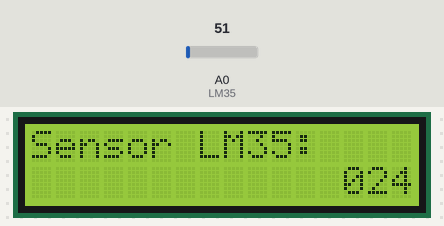
Recording of a sketch running on a simulated Arduino Uno, built with avr-gcc and run on an emulated ATmega328P. Parts: 16×2 character LCD. Inputs (shaded band) come from the test bench; at power-on: A0 (LM35) = 51.

Above: at 1.2 s.
1.3 s: A0 (LM35) set to 61
At 2.0 s:
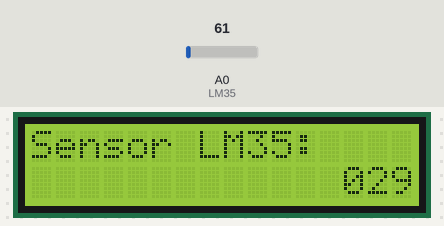
3.4 s: A0 (LM35) set to 71
At 5.5 s:
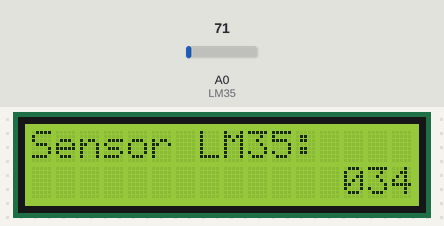
6.0 s: A0 (LM35) set to 86
At 6.7 s:
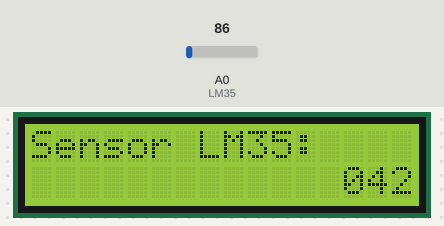
Timing chart, 0 to 9.0 s (numbered marks = the images above; inputs shaded):
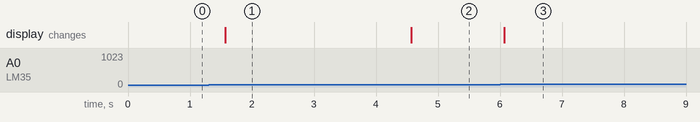

Measured:
- after the input at 1.3 s, the display: changes after 0.27 s (image 1)
- after the input at 3.4 s, the display: changes after 1.2 s (image 2)
- after the input at 6.0 s, the display: changes after 0.07 s (image 3)

The sketch:

Ejercicio20_PantallaLCD.ino
```cpp
#include <LiquidCrystal.h>
//  The circuit:
// * LCD RS pin to digital pin 12
// * LCD Enable pin to digital pin 11
// * LCD D4 pin to digital pin 5
// * LCD D5 pin to digital pin 4
// * LCD D6 pin to digital pin 3
// * LCD D7 pin to digital pin 2
// * LCD R/W pin to ground
// * 10K resistor:
// * ends to +5V and ground
// * wiper to LCD VO pin (pin 3)
LiquidCrystal lcd(12, 11, 5, 4, 3, 2);
const int LM35=0;

void setup() {
  //analogReference(INTERNAL);
  pinMode(LM35,INPUT);
  lcd.begin(16, 2);
  lcd.print("Sensor LM35:");
}

void loop() {
  lcd.setCursor(13, 1);
  lcd.print("000");
  int temperatura = (5.0 * analogRead(LM35)*100.0)/1023.0;
  if(temperatura<10)
    lcd.setCursor(15, 1);
  if(temperatura>9)
    lcd.setCursor(14, 1);
  if(temperatura>99)
    lcd.setCursor(13, 1);
  lcd.print(temperatura);
  delay(1500);
}
```
